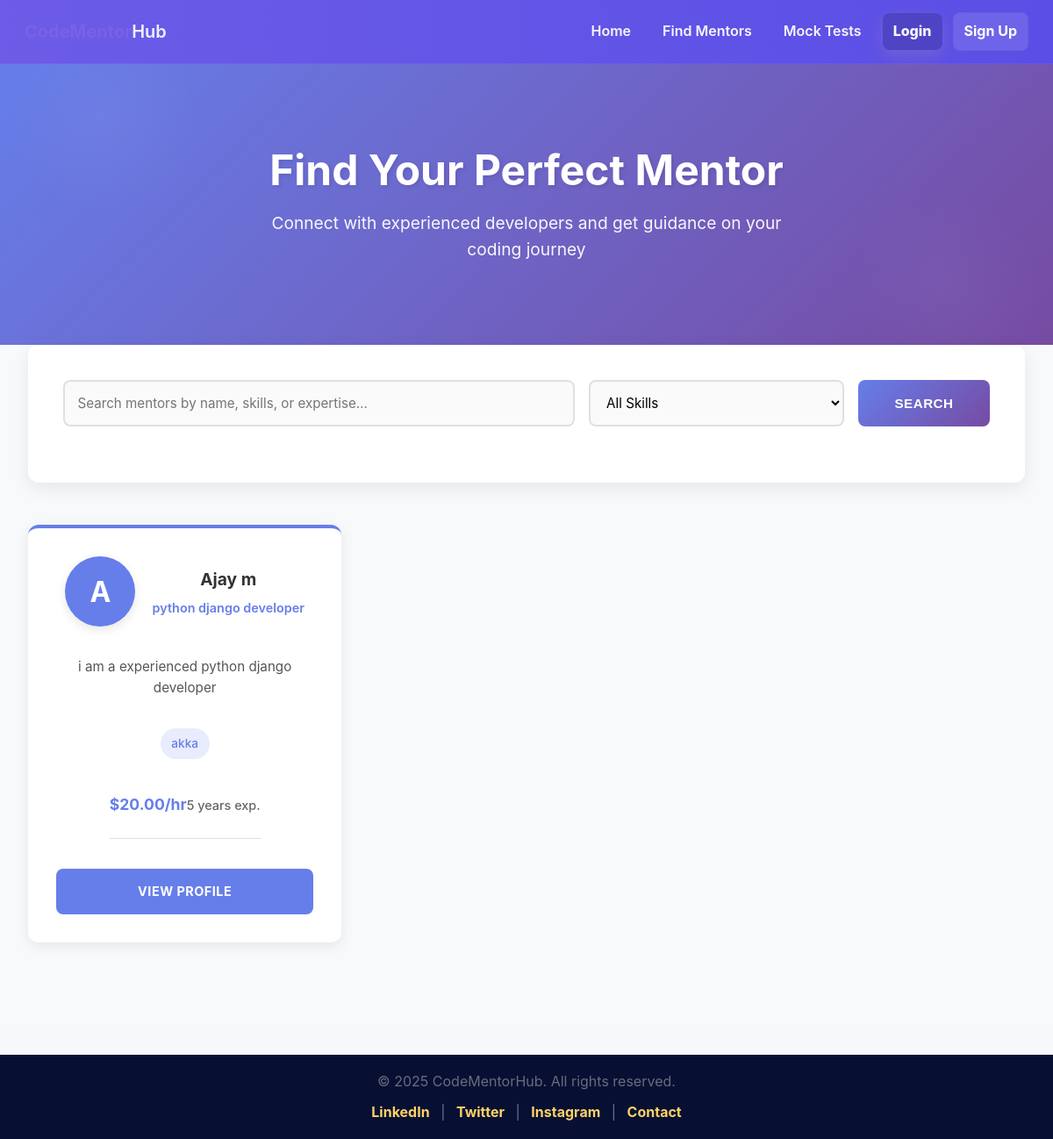
/mentors/, run on the app's committed database.
### main/models.py (models this page shows, shortened)
class MentorProfile(models.Model):
    APPLICATION_STATUS_CHOICES = [
        ('pending', 'Pending'),
        ('approved', 'Approved'),
        ('rejected', 'Rejected'),
    ]
    SESSION_DURATION_CHOICES = [
        (30, '30 minutes'),
        (45, '45 minutes'),
        (60, '60 minutes'),
        (90, '90 minutes'),
        (120, '120 minutes'),
    ]
    user = models.OneToOneField(User, on_delete=models.CASCADE, related_name='mentor_profile', null=True, blank=True)
    full_name = models.CharField(max_length=100)
    profile_picture = models.ImageField(upload_to='mentor_profiles/', blank=True, null=True)
    bio = models.TextField(max_length=500, help_text="Short intro about your journey")
    headline = models.CharField(max_length=100, help_text="Short tagline like 'Senior Django Developer'")
    location = models.CharField(max_length=100, blank=True, null=True)
    linkedin_url = models.URLField(blank=True, null=True)
    github_url = models.URLField(blank=True, null=True)
    skills = models.ManyToManyField(Skill, related_name='mentors')
    years_of_experience = models.PositiveIntegerField(
        validators=[MinValueValidator(0), MaxValueValidator(50)],
        help_text="Years of professional experience"
    )
    hourly_rate = models.DecimalField(
        max_digits=8,
        decimal_places=2,
        validators=[MinValueValidator(Decimal('0.01'))],
        help_text="Rate per session/hour"
    )
    availability = models.JSONField(
        default=dict,
        help_text="JSON format: {'mon': ['10:00', '15:00'], 'wed': ['14:00']}"
    )
    session_duration = models.IntegerField(
        choices=SESSION_DURATION_CHOICES,
        default=60,
        help_text="Default session duration in minutes"
    )
    available_for = models.TextField(
        help_text="e.g., 'Career Guidance, Code Review, Debugging Help'"
    )
    is_approved = models.BooleanField(default=False)
    application_status = models.CharField(
        max_length=20,
        choices=APPLICATION_STATUS_CHOICES,
        default='pending'
    )
    admin_notes = models.TextField(blank=True, null=True)
    created_at = models.DateTimeField(auto_now_add=True)
    updated_at = models.DateTimeField(auto_now=True)
    class Meta:
        ordering = ['-created_at']

class Skill(models.Model):
    name = models.CharField(max_length=35, unique=True)
    description = models.TextField(blank=True)
    created_at = models.DateTimeField(auto_now_add=True)
    class Meta:
        ordering = ['name']

### main/views.py (the view, shortened to what this page needs)
# urls.py: path('mentors/',views.find_mentors,name="find_mentors"),
def find_mentors(request):
    mentors = MentorProfile.objects.filter(is_approved=True, application_status='approved')
    search_query = request.GET.get('search', '')
    skill_filter = request.GET.get('skill')
    if skill_filter:
        mentors = mentors.filter(skills__name__icontains=skill_filter)
    paginator = Paginator(mentors, 12)
    page_number = request.GET.get('page')
    mentors = paginator.get_page(page_number)
    skills = Skill.objects.all()
    return render(request, 'find_mentors.html', {
        'mentors': mentors,
        'skills': skills,
        'search_query': search_query,
        'selected_skill': skill_filter
    })

### templates/find_mentors.html (shortened to what this page needs)
<!DOCTYPE html>
{% load static %}
<html lang="en">
<head>
    <link rel="stylesheet" type="text/css" href="{% static 'css/home.css' %}">
    <link rel="stylesheet" type="text/css" href="{% static 'css/user_theme.css' %}">
</head>
<body>
    {% include 'partials/header.html' %}
    <section class="find-mentors-hero">
        <div class="mentors-container">
            <h1>Find Your Perfect Mentor</h1>
            <p>Connect with experienced developers and get guidance on your coding journey</p>
        </div>
    </section>
    <main>
        <div class="mentors-container">
            <div class="search-section">
                <form method="get" class="search-form">
                    <input type="text" name="search" placeholder="Search mentors by name, skills, or expertise..." value="{{ search_query }}">
                    <select name="skill">
                        <option value="">All Skills</option>
                    </select>
                    <button type="submit">Search</button>
                </form>
            </div>
            {% if mentors %}
                <div class="mentors-grid">
                    {% for mentor in mentors %}
                        <div class="mentor-card">
                            <div class="mentor-header">
                                {% if mentor.profile_picture %}
                                    <img src="{{ mentor.profile_picture.url }}" alt="{{ mentor.full_name }}" class="mentor-avatar">
                                {% else %}
                                    <div class="mentor-avatar" style="background-color: #667eea; display: flex; align-items: center; justify-content: center; color: white;">
                                        {{ mentor.full_name|first|upper }}
                                    </div>
                                {% endif %}
                                <div class="mentor-info">
                                    <h3>{{ mentor.full_name }}</h3>
                                    <p>{{ mentor.headline }}</p>
                                </div>
                            </div>
                            <div class="mentor-bio">
                                {{ mentor.bio|truncatewords:20 }}
                            </div>
                            <div class="mentor-skills">
                                {% for skill in mentor.skills.all|slice:":5" %}
                                    <span class="skill-tag">{{ skill.name }}</span>
                                {% endfor %}
                            </div>
                            <div class="mentor-meta">
                                <span class="rate">${{ mentor.hourly_rate }}/hr</span>
                                <span class="experience">{{ mentor.years_of_experience }} years exp.</span>
                            </div>
                            <a href="{% url 'mentor_detail' mentor.id %}" class="view-profile-btn">View Profile</a>
                        </div>
                    {% endfor %}
                </div>
            {% else %}
                <div class="no-mentors">
                    <h3>No mentors found</h3>
                    <p>Try adjusting your search criteria or check back later for new mentors.</p>
                </div>
            {% endif %}
        </div>
    </main>
    {% include 'partials/footer.html' %}
</body>
</html>

### main/static/css/home.css (style rules this page uses)
* { box-sizing:border-box;margin:0;padding:0 }
html,body { height:100% }
body { font-family: "Segoe UI", Tahoma, Geneva, Verdana, sans-serif; background:linear-gradient(180deg,var(--bg) 0%, #ffffff 100%); color:#0f172a; line-height:1.6; -webkit-font-smoothing:antialiased; -moz-osx-font-smoothing:grayscale; }
.mentor-card { background:var(--card);padding:1rem;border-radius:12px;box-shadow:var(--shadow);text-align:center;display:flex;flex-direction:column;align-items:center;gap:.6rem }
.mentor-card h3 { font-size:1rem;color:#08101a }
.mentor-card p { color:var(--accent-2);font-weight:700 }

### static/css/user_theme.css (style rules this page uses)
:root { --cmh-primary: #6C5CE7; --cmh-accent: #00B894; --cmh-bg: #F7F8FC; --cmh-surface: #FFFFFF; --cmh-text: #1F2937; --cmh-muted: #6B7280; --cmh-danger: #FF6B6B; --cmh-radius: 10px; }
* { box-sizing:border-box }
html,body { height:100%;margin:0;padding:0;font-family:Inter,Segoe UI,Roboto,Helvetica,Arial,sans-serif;background:var(--cmh-bg);color:var(--cmh-text);-webkit-font-smoothing:antialiased }
.mentor-card { background:var(--cmh-surface);padding:16px;border-radius:12px;text-align:center;box-shadow:0 8px 20px rgba(31,41,55,0.04) }

### data on the page
MentorProfile: full_name|first "A", full_name "Ajay m", headline "python django developer", bio "i am a experienced python django developer", hourly_rate "20.00", years_of_experience "5"
Skill: name "akka"
